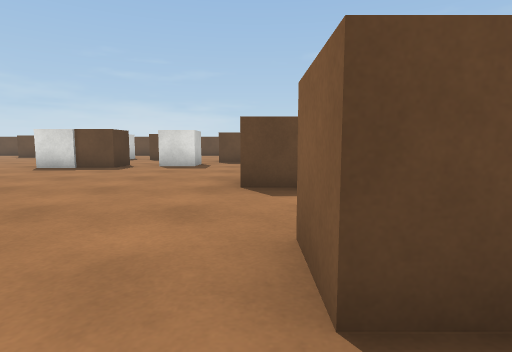
[1] (above)

21 first-person views from a walk through a scene from a Unity 3-D project. The camera is 0.62 m above the floor, tilts 6° down and sees 80° across. The floor is counted in squares, 1 m on a side. Each view is taken from the middle of a square. On the plan, view 1 faces up. The plan holds only what a view shows up to about 9 squares ahead; the rest is blank. The place goes on beyond the plan. The player character is not drawn. Surface patterns are stand-ins for the level's own textures.

[2]
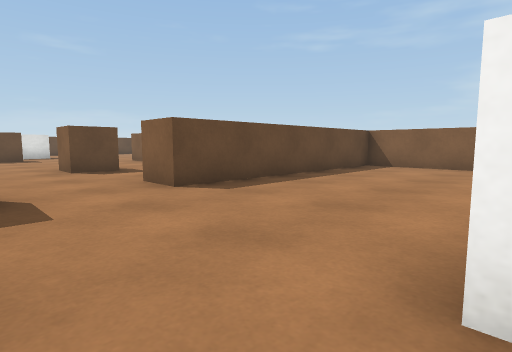

[3]
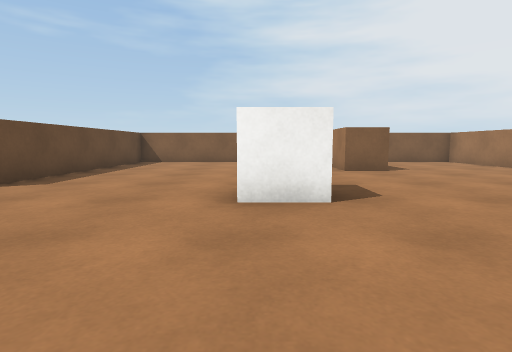

[4]
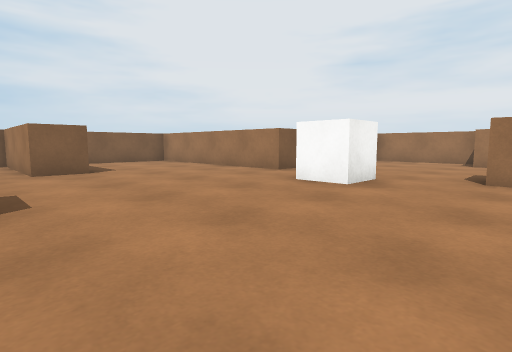

[5]
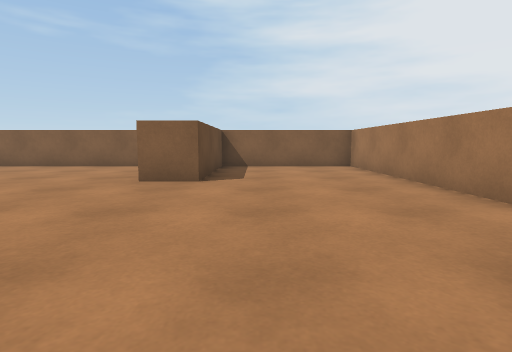

[6]
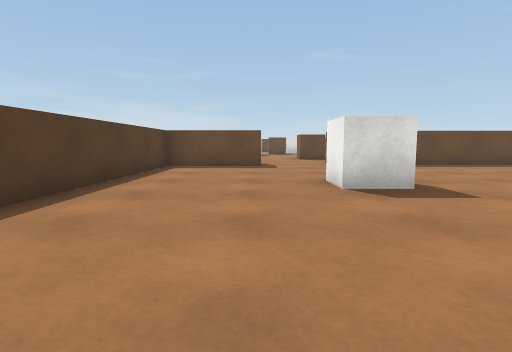

[7]
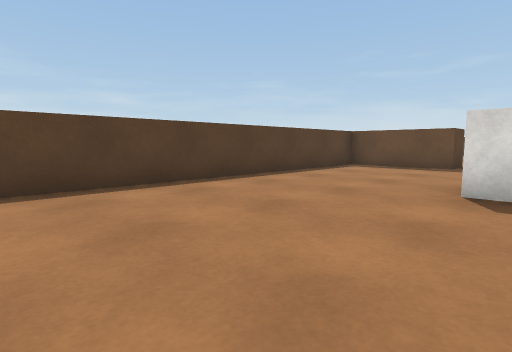

[8]
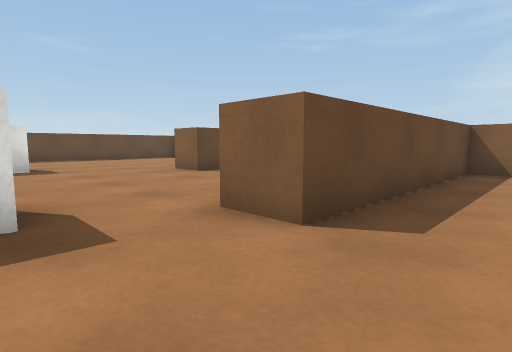

[9]
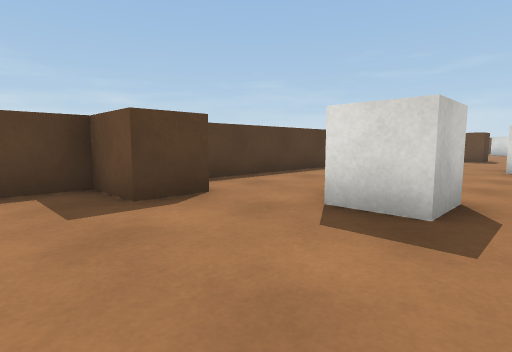

[10]
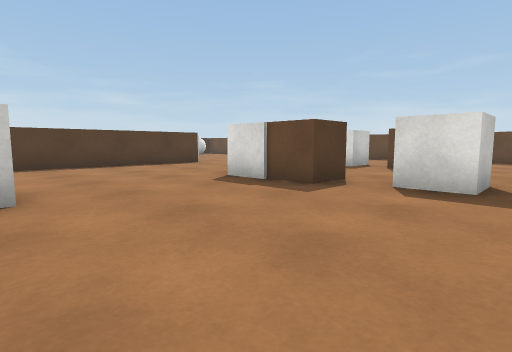

[11]
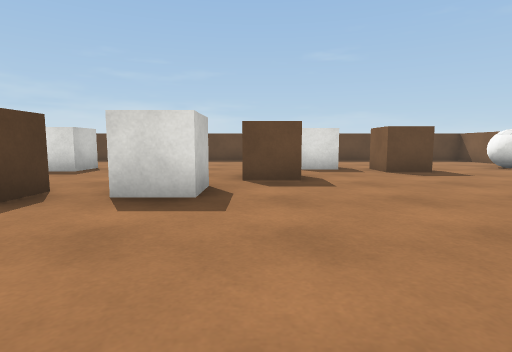

[12]
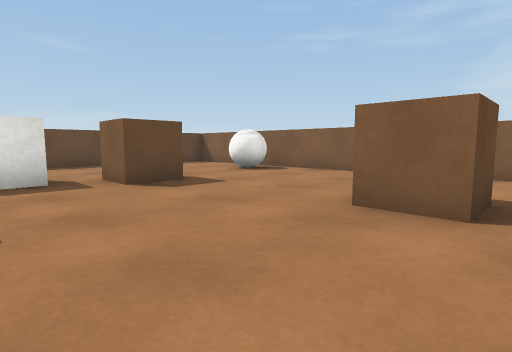

[13]
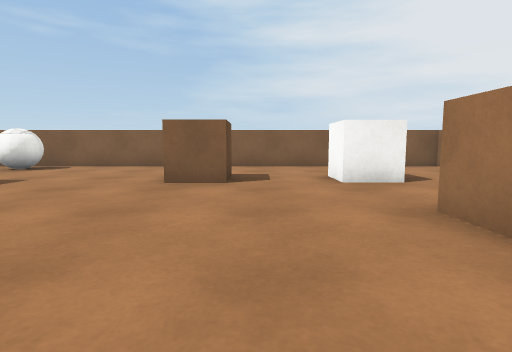

[14]
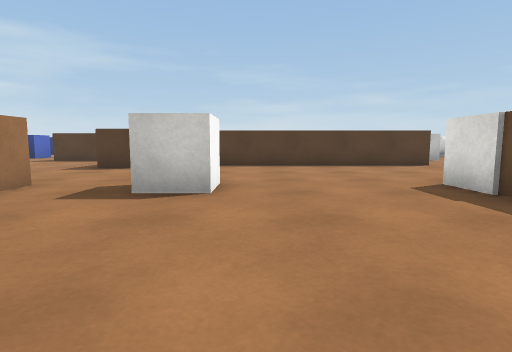

[15]
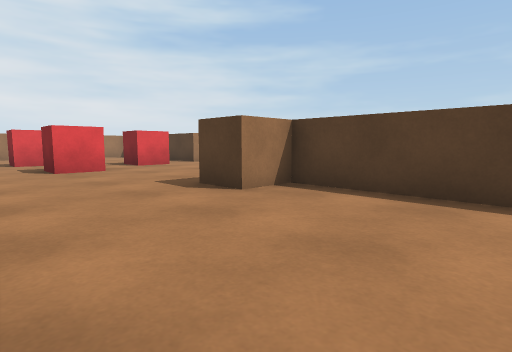

[16]
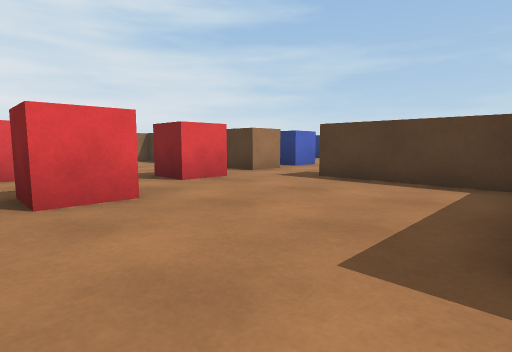

[17]
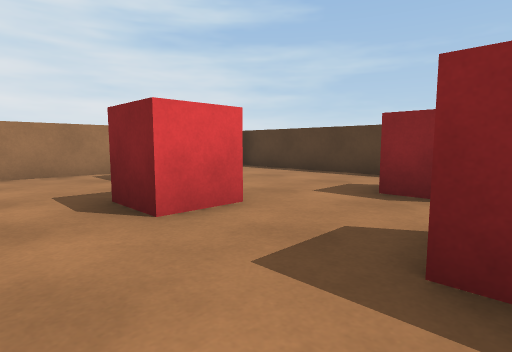

[18]
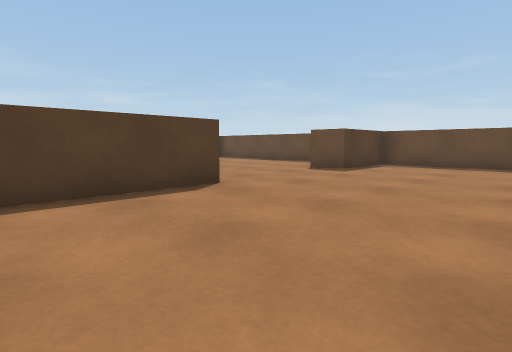

[19]
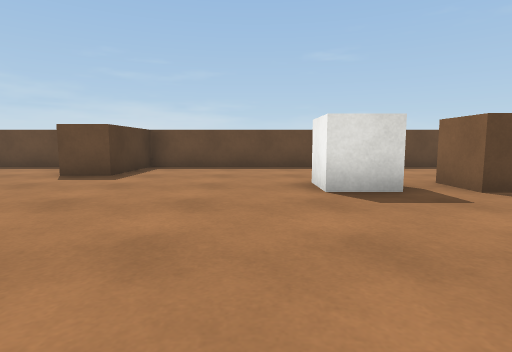

[20]
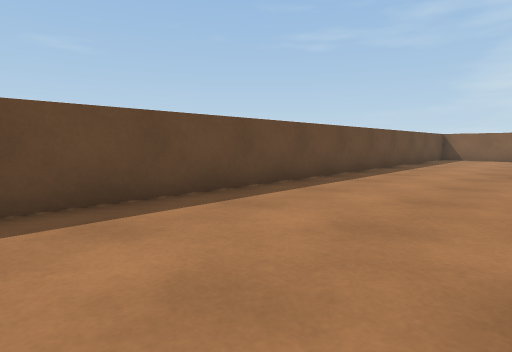

[21]
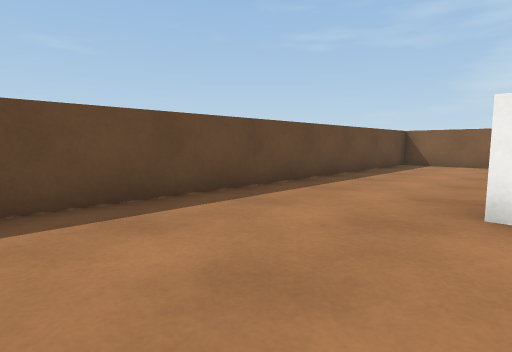

### Floor plan
Points are (right, up) in squares from view 1. A wall is a line through its corners. A room is listed if a view was taken in it or the views show most of it. See-through windows are left out.
Room 1 (views 1, 2, 3, 4, 5, 6, 7, 8, 9)
walls: (-3.6, -9.6) (-3.2, -9.6) (-3.2, -10.6) (-4.5, -10.6) (-4.5, -11.8); (6.5, -11.4) (6.5, -10.6) (0.9, -10.6) (0.9, -9.6) (6.5, -9.6) (6.5, -6.1) (3, -6.1) (3, -5.1) (6.5, -5.1) (6.5, 0.9) (0.3, 0.9) (0.3, 2); (-1.9, 1.6) (-1.9, 0.6) (-4.5, 0.6) (-4.5, -8.8)
ways out: opening at (-0.5, 1) to room 2; gap at (-5, -12)
objects: cube (-1, -9); cube (-1, -4) to (0, -3)
Room 2 (views 10, 11, 12, 13, 14, 15, 16, 17, 18, 19, 20, 21)
walls: (-3.7, 9) (-3.7, 8) (-4.5, 8); (0.9, 4.3) (-0.2, 4.3) (-0.2, 5.3) (0.9, 5.3); (-0.1, 10.2) (-1.2, 10.2); (-5.6, 1.6) (-4.9, 1.6); (-3.6, 11.9) (-4.1, 11.9) (-4.1, 12.9); (3.9, 7.5) (2.9, 7.5) (2.9, 8.5); (-9.8, 10.1) (-9.8, 2) (-8.8, 2) (-8.8, 0.9); (2.9, 11.6) (1.9, 11.6) (1.9, 12.8); (6.5, 4.9) (6.5, 7.9); (6.5, 9.5) (6.5, 16.3) (-9.8, 16.3) (-9.8, 14) (-10.9, 14); (6.5, 1.9) (6.5, 2.9); (-12.1, 0.6) (-12.1, -2.4); (-12.1, -4.2) (-12.1, -9.6); (-8.4, -9.6) (-6.5, -9.6)
ways out: opening at (-0.5, 1) to room 1; opening at (-12.5, -3); opening at (-11, 12)
objects: red cube (-11, -4) to (-10, -4); red cube (-8, -6) to (-7, -6); red cube (-8, -3); white cube (-6, 4) to (-5, 4); white cube (-6, 12) to (-5, 13); white cube (-5, 8) to (-5, 9); white cube (-2, 9); white cube (0, 13) to (1, 13); white cube (3, 5) to (4, 5); ball (5, 13) to (6, 13)

Positions as (right, up) in squares from view 1, and headings:
1: (0, 0), facing up
2: (-2, -3), facing up-right
3: (-4, -3), facing right
4: (-4, -4), facing down-right
5: (-2, -7), facing right
6: (-2, -8), facing up
7: (0, -8), facing up-left
8: (-1, -12), facing up-right
9: (0, -12), facing up-left
10: (-1, 4), facing up-left
11: (-1, 5), facing up
12: (0, 7), facing up-right
13: (-2, 7), facing right
14: (-1, 5), facing left
15: (-6, 5), facing down-left
16: (-7, 1), facing down-left
17: (-6, -3), facing down-left
18: (-6, 7), facing up-left
19: (-7, 8), facing up
20: (-7, 13), facing up-right
21: (-3, 13), facing up-right
